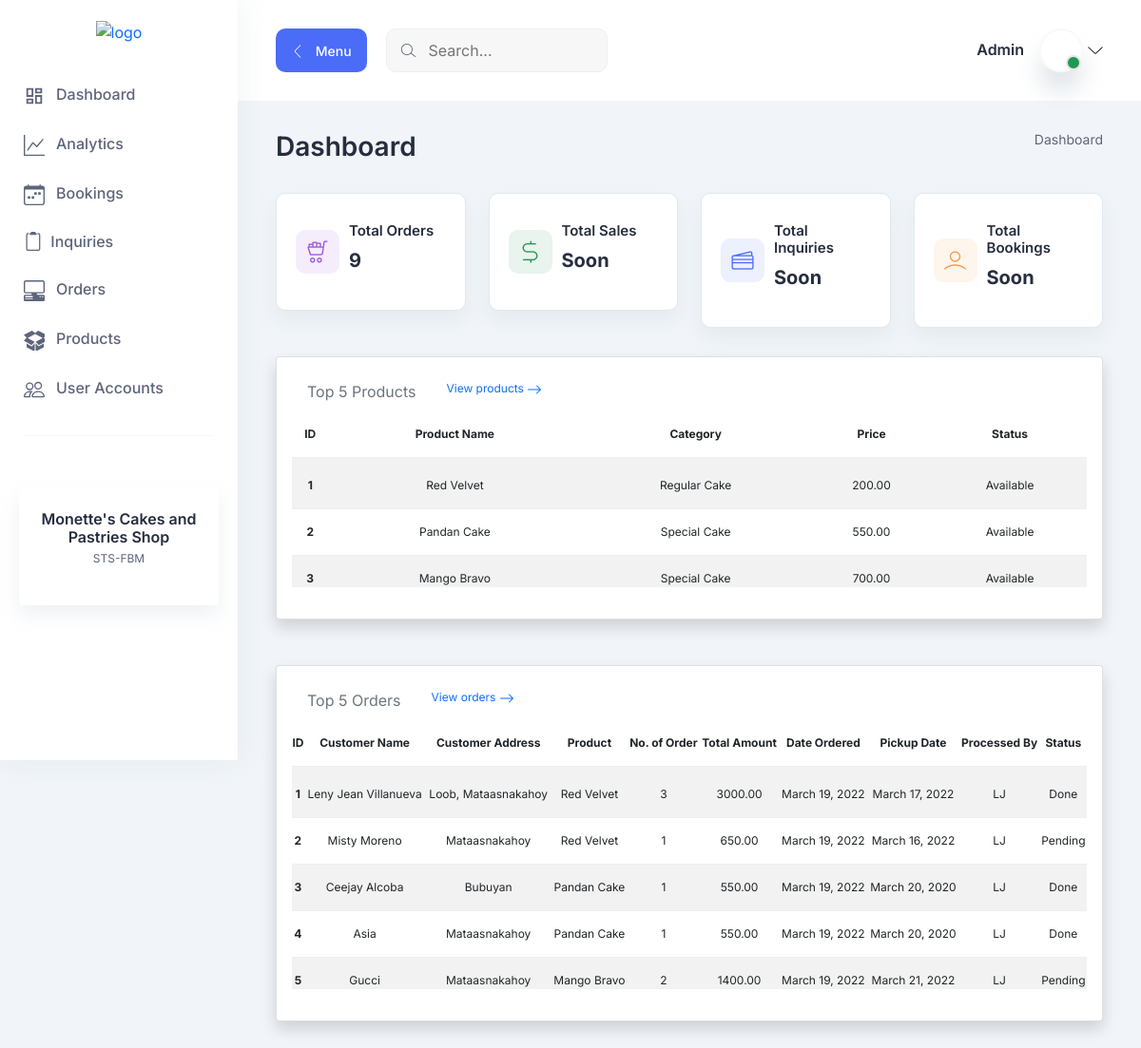
The app's page / (signed in) with its own data.
### products/models.py (models this page shows)
class Products(models.Model):
    status = (
        ("Available", "Available"),
        ("Not Available", "Not Available")
    )
    product_name = models.CharField(max_length=255)
    category = models.ForeignKey(Category, on_delete=models.CASCADE)
    price = models.DecimalField(max_digits=10, decimal_places=2)
    status = models.CharField(max_length=255, choices=status)
    class Meta:
        verbose_name = "Products"
    def __str__(self):
        return self.product_name

class Category(models.Model):
    category = models.CharField(max_length=255)
    class Meta:
        verbose_name = "Category"
    def __str__(self):
        return self.category

### orders/models.py (models this page shows, shortened)
class Orders(models.Model):
    status = (
        ("Pending" , "Pending"),
        ("Done" , "Done")
    )
    customer_name = models.CharField(max_length=255)
    customer_address = models.CharField(max_length=255)
    products = models.ForeignKey(Products, on_delete=models.CASCADE)
    no_of_order = models.IntegerField()
    total_amount = models.DecimalField(max_digits=10, decimal_places=2)
    date_ordered = models.DateField(auto_now_add=True)
    pickup_date = models.DateField(auto_now_add=False)
    processed_by = models.CharField(max_length=255)
    status = models.CharField(max_length=255, choices=status)
    class Meta:
        verbose_name = "Orders"

### dashboard/views.py (the view)
# urls.py: path("", homepage, name="homepage"),
@login_required
def homepage(request):
    template_name = "dashboard/homepage.html"
    orders = Orders.objects.all()[:5]
    products = Products.objects.all()[:5]
    total_orders = Orders.objects.all().count()
    context = {
        "orders" : orders,
        "products" : products,
        "total_orders" : total_orders
    }
    return render(request, template_name, context)

### dashboard/templates/dashboard/homepage.html
{% extends 'base.html' %} {% block body %}
<section class="section">
  <div class="container-fluid">
    <div class="title-wrapper pt-30">
      <div class="row align-items-center">
        <div class="col-md-6">
          <div class="title mb-30">
            <h2>Dashboard</h2>
          </div>
        </div>
        <div class="col-md-6">
          <div class="breadcrumb-wrapper mb-30">
            <nav aria-label="breadcrumb">
              <ol class="breadcrumb">
                <li class="breadcrumb-item">
                  <a href="/">Dashboard</a>
                </li>
              </ol>
            </nav>
          </div>
        </div>
      </div>
    </div>
    <div class="row">
      <div class="col-xl-3 col-lg-4 col-sm-6">
        <div class="icon-card mb-30">
          <div class="icon purple">
            <i class="lni lni-cart-full"></i>
          </div>
          <div class="content">
            <h6 class="mb-10">Total Orders</h6>
            <h3 class="text-bold mb-10">{{total_orders}}</h3>
          </div>
        </div>
      </div>
      <div class="col-xl-3 col-lg-4 col-sm-6">
        <div class="icon-card mb-30">
          <div class="icon success">
            <i class="lni lni-dollar"></i>
          </div>
          <div class="content">
            <h6 class="mb-10">Total Sales</h6>
            <h3 class="text-bold mb-10">Soon</h3>
          </div>
        </div>
      </div>
      <div class="col-xl-3 col-lg-4 col-sm-6">
        <div class="icon-card mb-30">
          <div class="icon primary">
            <i class="lni lni-credit-cards"></i>
          </div>
          <div class="content">
            <h6 class="mb-10">Total Inquiries</h6>
            <h3 class="text-bold mb-10">Soon</h3>
          </div>
        </div>
      </div>
      <div class="col-xl-3 col-lg-4 col-sm-6">
        <div class="icon-card mb-30">
          <div class="icon orange">
            <i class="lni lni-user"></i>
          </div>
          <div class="content">
            <h6 class="mb-10">Total Bookings</h6>
            <h3 class="text-bold mb-10">Soon</h3>
          </div>
        </div>
      </div>
    </div>
    <div class="dashboard-products">
      {% include "dashboard/products.html" %}
    </div>
    <div class="dashboard-orders mt-5">
      {% include "dashboard/orders.html" %}
    </div>
  </div>
</section>
{% endblock %}

### dashboard/templates/dashboard/products.html
<div class="card shadow rounded" style="font-size: 12px;">
  <div class="card-body">
    <table class="table table-striped">
      <ul class="nav">
        <li class="nav-item">
          <p class="nav-link active text-muted">Top 5 Products</p>
        </li>
        <li class="nav-item">
          <a class="nav-link text-decoration-none" href="{% url "products-list" %}">
            View products
            <svg xmlns="http://www.w3.org/2000/svg" width="16" height="16" fill="currentColor" class="bi bi-arrow-right" viewBox="0 0 16 16">
              <path fill-rule="evenodd" d="M1 8a.5.5 0 0 1 .5-.5h11.793l-3.147-3.146a.5.5 0 0 1 .708-.708l4 4a.5.5 0 0 1 0 .708l-4 4a.5.5 0 0 1-.708-.708L13.293 8.5H1.5A.5.5 0 0 1 1 8z"/>
            </svg>
          </a>
        </li>
      </ul>
      <thead>
        <tr class="text-center">
          <th scope="col">ID</th>
          <th scope="col">Product Name</th>
          <th scope="col">Category</th>
          <th scope="col">Price</th>
          <th scope="col">Status</th>
        </tr>
      </thead>
      <tbody>
        {% for list in products %}
          <tr class="text-center">
            <th scope="row">{{forloop.counter}}</th>
            <td>{{list.product_name}}</td>
            <td>{{list.category}}</td>
            <td>{{list.price}}</td>
            <td>{{list.status}}</td>
          </tr>
        {% endfor %}
        </tbody>
  </table>
</div>

### dashboard/templates/dashboard/orders.html
<div class="card shadow rounded" style="font-size:  12px;">
    <div class="card-body">
        <table class="table table-striped">
            <ul class="nav">
                <li class="nav-item">
                  <p class="nav-link active text-muted">Top 5 Orders</p>
                </li>
                <li class="nav-item">
                    <a class="nav-link text-decoration-none" href="{% url "orders-list" %}">
                        View orders
                        <svg xmlns="http://www.w3.org/2000/svg" width="16" height="16" fill="currentColor" class="bi bi-arrow-right" viewBox="0 0 16 16">
                          <path fill-rule="evenodd" d="M1 8a.5.5 0 0 1 .5-.5h11.793l-3.147-3.146a.5.5 0 0 1 .708-.708l4 4a.5.5 0 0 1 0 .708l-4 4a.5.5 0 0 1-.708-.708L13.293 8.5H1.5A.5.5 0 0 1 1 8z"/>
                        </svg>
                      </a>
                </li>
              </ul>
            <thead>
                <tr class="text-center">
                    <th  scope="col">ID </th>
                    <th scope="col">Customer Name</th>
                    <th scope="col">Customer Address</th>
                    <th scope="col">Product</th>
                    <th scope="col">No. of Order</th>
                    <th scope="col">Total Amount</th>
                    <th scope="col">Date Ordered</th>
                    <th scope="col">Pickup Date</th>
                    <th scope="col">Processed By</th>
                    <th scope="col">Status</th>
                </tr>
            </thead>
            <tbody>
                {% for list in orders %}
                <tr class="text-center">
                    <th scope="row">{{forloop.counter}}</th>
                    <td>{{list.customer_name}}</td>
                    <td>{{list.customer_address}}</td>
                    <td>{{list.products}}</td>
                    <td>{{list.no_of_order}}</td>
                    <td>{{list.total_amount}}</td>
                    <td>{{list.date_ordered}}</td>
                    <td>{{list.pickup_date}}</td>
                    <td>{{list.processed_by}}</td>
                    <td>{{list.status}}</td>
                </tr>
                {% endfor %}
            </tbody>
      </table>
    </div>
</div>

### static/assets/css/fullcalendar.css (style rules this page uses)
:root { --fc-daygrid-event-dot-width: 8px; }
:root { --fc-list-event-dot-width: 10px; --fc-list-event-hover-bg-color: #f5f5f5; }

### records on screen
Products: product_name "Red Velvet", category "Regular Cake", price "200.00", status "Available"
Products: product_name "Pandan Cake", category "Special Cake", price "550.00", status "Available"
Products: product_name "Mango Bravo", category "Special Cake", price "700.00", status "Available"
Orders: customer_name "Leny Jean Villanueva", customer_address "Loob, Mataasnakahoy", products "Red Velvet", no_of_order "3", total_amount "3000.00", date_ordered "March 19, 2022", pickup_date "March 17, 2022", processed_by "LJ", status "Done"
Orders: customer_name "Misty Moreno", customer_address "Mataasnakahoy", products "Red Velvet", no_of_order "1", total_amount "650.00", date_ordered "March 19, 2022", pickup_date "March 16, 2022", processed_by "LJ", status "Pending"
Orders: customer_name "Ceejay Alcoba", customer_address "Bubuyan", products "Pandan Cake", no_of_order "1", total_amount "550.00", date_ordered "March 19, 2022", pickup_date "March 20, 2020", processed_by "LJ", status "Done"
Orders: customer_name "Asia", customer_address "Mataasnakahoy", products "Pandan Cake", no_of_order "1", total_amount "550.00", date_ordered "March 19, 2022", pickup_date "March 20, 2020", processed_by "LJ", status "Done"
Orders: customer_name "Gucci", customer_address "Mataasnakahoy", products "Mango Bravo", no_of_order "2", total_amount "1400.00", date_ordered "March 19, 2022", pickup_date "March 21, 2022", processed_by "LJ", status "Pending"

### other values on screen
{{ total_orders }} "9"
